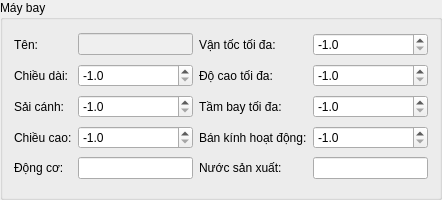
<?xml version="1.0" encoding="UTF-8"?>
<ui version="4.0">
 <class>AircraftAttributeWidget</class>
 <widget class="QWidget" name="AircraftAttributeWidget">
  <property name="geometry">
   <rect>
    <x>0</x>
    <y>0</y>
    <width>442</width>
    <height>200</height>
   </rect>
  </property>
  <property name="sizePolicy">
   <sizepolicy hsizetype="Expanding" vsizetype="Expanding">
    <horstretch>0</horstretch>
    <verstretch>0</verstretch>
   </sizepolicy>
  </property>
  <property name="windowTitle">
   <string>AircraftAttributeWidget</string>
  </property>
  <layout class="QGridLayout" name="gridLayout">
   <property name="leftMargin">
    <number>0</number>
   </property>
   <property name="topMargin">
    <number>0</number>
   </property>
   <property name="rightMargin">
    <number>0</number>
   </property>
   <property name="bottomMargin">
    <number>0</number>
   </property>
   <item row="0" column="0">
    <widget class="QGroupBox" name="groupBox">
     <property name="title">
      <string>Máy bay</string>
     </property>
     <layout class="QGridLayout" name="gridLayout_2">
      <item row="0" column="0">
       <widget class="QLabel" name="label">
        <property name="text">
         <string>Tên:</string>
        </property>
       </widget>
      </item>
      <item row="0" column="1">
       <widget class="QLineEdit" name="tenLed">
        <property name="enabled">
         <bool>false</bool>
        </property>
       </widget>
      </item>
      <item row="0" column="2">
       <widget class="QLabel" name="label_9">
        <property name="text">
         <string>Vận tốc tối đa:</string>
        </property>
       </widget>
      </item>
      <item row="0" column="3">
       <widget class="QDoubleSpinBox" name="vmaxDspb">
        <property name="decimals">
         <number>1</number>
        </property>
        <property name="minimum">
         <double>-1.000000000000000</double>
        </property>
        <property name="maximum">
         <double>100000000.000000000000000</double>
        </property>
        <property name="value">
         <double>-1.000000000000000</double>
        </property>
       </widget>
      </item>
      <item row="1" column="0">
       <widget class="QLabel" name="label_5">
        <property name="text">
         <string>Chiều dài:</string>
        </property>
       </widget>
      </item>
      <item row="1" column="1">
       <widget class="QDoubleSpinBox" name="chieuDaiDspb">
        <property name="decimals">
         <number>1</number>
        </property>
        <property name="minimum">
         <double>-1.000000000000000</double>
        </property>
        <property name="maximum">
         <double>100000000.000000000000000</double>
        </property>
        <property name="value">
         <double>-1.000000000000000</double>
        </property>
       </widget>
      </item>
      <item row="1" column="2">
       <widget class="QLabel" name="label_10">
        <property name="text">
         <string>Độ cao tối đa:</string>
        </property>
       </widget>
      </item>
      <item row="1" column="3">
       <widget class="QDoubleSpinBox" name="hmaxDspb">
        <property name="decimals">
         <number>1</number>
        </property>
        <property name="minimum">
         <double>-1.000000000000000</double>
        </property>
        <property name="maximum">
         <double>100000000.000000000000000</double>
        </property>
        <property name="value">
         <double>-1.000000000000000</double>
        </property>
       </widget>
      </item>
      <item row="2" column="0">
       <widget class="QLabel" name="label_6">
        <property name="text">
         <string>Sải cánh:</string>
        </property>
       </widget>
      </item>
      <item row="2" column="1">
       <widget class="QDoubleSpinBox" name="saiCanhDspb">
        <property name="decimals">
         <number>1</number>
        </property>
        <property name="minimum">
         <double>-1.000000000000000</double>
        </property>
        <property name="maximum">
         <double>100000000.000000000000000</double>
        </property>
        <property name="value">
         <double>-1.000000000000000</double>
        </property>
       </widget>
      </item>
      <item row="2" column="2">
       <widget class="QLabel" name="label_11">
        <property name="text">
         <string>Tầm bay tối đa:</string>
        </property>
       </widget>
      </item>
      <item row="2" column="3">
       <widget class="QDoubleSpinBox" name="tambayMaxDspb">
        <property name="decimals">
         <number>1</number>
        </property>
        <property name="minimum">
         <double>-1.000000000000000</double>
        </property>
        <property name="maximum">
         <double>100000000.000000000000000</double>
        </property>
        <property name="value">
         <double>-1.000000000000000</double>
        </property>
       </widget>
      </item>
      <item row="3" column="0">
       <widget class="QLabel" name="label_7">
        <property name="text">
         <string>Chiều cao:</string>
        </property>
       </widget>
      </item>
      <item row="3" column="1">
       <widget class="QDoubleSpinBox" name="chieuCaoDspb">
        <property name="decimals">
         <number>1</number>
        </property>
        <property name="minimum">
         <double>-1.000000000000000</double>
        </property>
        <property name="maximum">
         <double>100000000.000000000000000</double>
        </property>
        <property name="value">
         <double>-1.000000000000000</double>
        </property>
       </widget>
      </item>
      <item row="3" column="2">
       <widget class="QLabel" name="label_12">
        <property name="text">
         <string>Bán kính hoạt động:</string>
        </property>
       </widget>
      </item>
      <item row="3" column="3">
       <widget class="QDoubleSpinBox" name="banKinhDspb">
        <property name="decimals">
         <number>1</number>
        </property>
        <property name="minimum">
         <double>-1.000000000000000</double>
        </property>
        <property name="maximum">
         <double>100000000.000000000000000</double>
        </property>
        <property name="value">
         <double>-1.000000000000000</double>
        </property>
       </widget>
      </item>
      <item row="4" column="0">
       <widget class="QLabel" name="label_8">
        <property name="text">
         <string>Động cơ:</string>
        </property>
       </widget>
      </item>
      <item row="4" column="1">
       <widget class="QLineEdit" name="dongCoLed"/>
      </item>
      <item row="4" column="2">
       <widget class="QLabel" name="label_13">
        <property name="text">
         <string>Nước sản xuất:</string>
        </property>
       </widget>
      </item>
      <item row="4" column="3">
       <widget class="QLineEdit" name="nuocSxLed"/>
      </item>
     </layout>
    </widget>
   </item>
  </layout>
 </widget>
 <layoutdefault spacing="6" margin="11"/>
 <tabstops>
  <tabstop>tenLed</tabstop>
  <tabstop>chieuDaiDspb</tabstop>
  <tabstop>saiCanhDspb</tabstop>
  <tabstop>chieuCaoDspb</tabstop>
  <tabstop>dongCoLed</tabstop>
  <tabstop>vmaxDspb</tabstop>
  <tabstop>hmaxDspb</tabstop>
  <tabstop>tambayMaxDspb</tabstop>
  <tabstop>banKinhDspb</tabstop>
  <tabstop>nuocSxLed</tabstop>
 </tabstops>
 <resources/>
 <connections/>
</ui>
